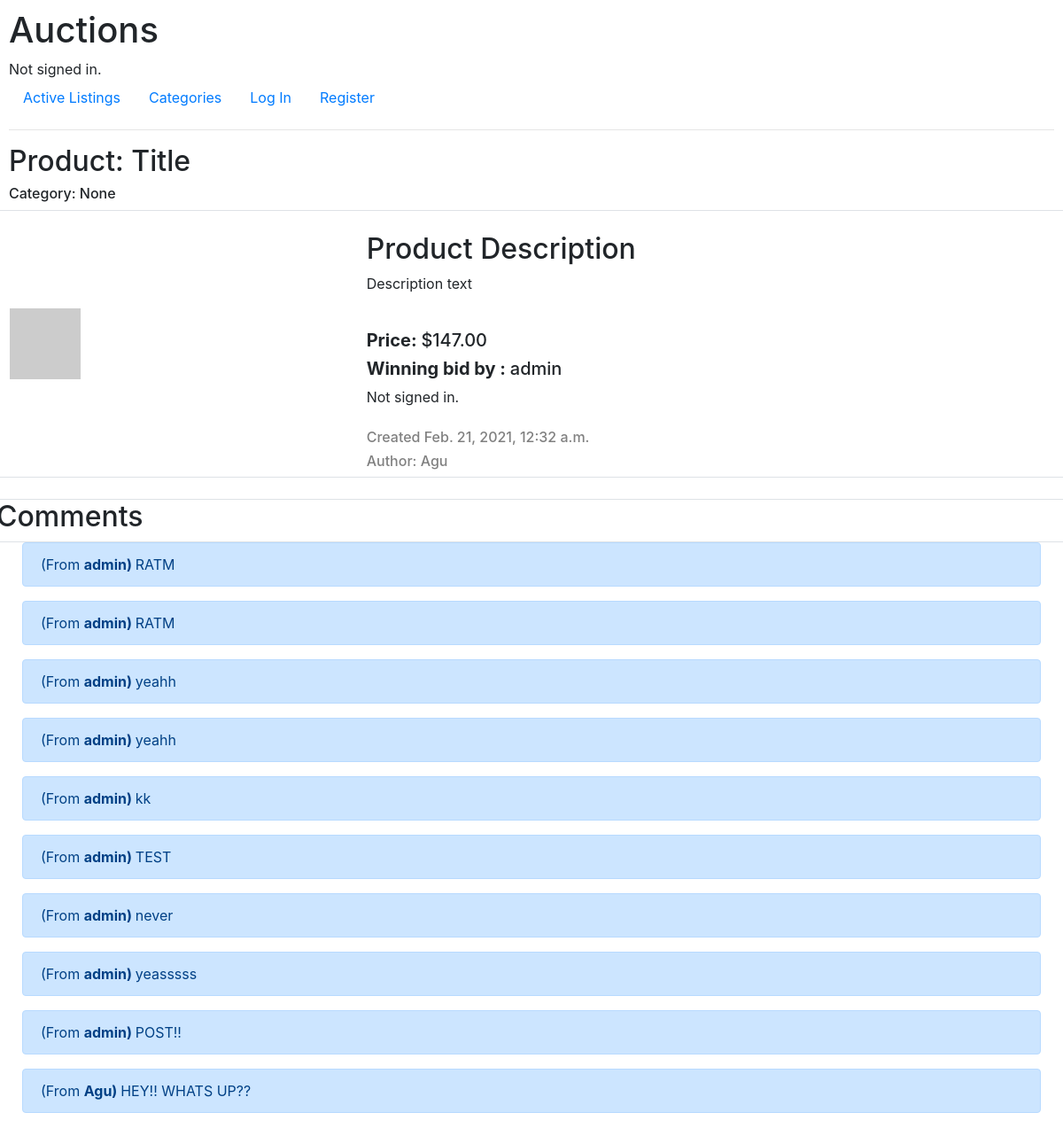
The app's page /listings/1/ with its own data.
### auctions/models.py (models this page shows, shortened)
class AuctionList(models.Model):
    title = models.CharField(max_length=64)
    image_url = models.CharField(max_length=1024)
    description = models.CharField(max_length=256)
    price = models.DecimalField(max_digits=10, decimal_places=2)
    category = models.ForeignKey(
        Category, on_delete=models.CASCADE, null=True, blank=True)
    active = models.BooleanField(blank=True, null=True, default=True)
    creation_datetime = models.DateTimeField(auto_now_add=True)
    author = models.ForeignKey(User, on_delete=models.CASCADE, default=None, related_name="author")
    winner = models.ForeignKey(User, on_delete=models.CASCADE, null=True, blank=True, default=None, related_name="winner")

class User(AbstractUser):
    pass

class Comments(models.Model):
    product = models.ForeignKey(AuctionList, on_delete=models.CASCADE)
    comment = models.CharField(max_length=300)
    commenter = models.ForeignKey(User, on_delete=models.CASCADE)

### auctions/views.py (the view, shortened to what this page needs)
# urls.py: path("listings/<int:product_id>/", views.listing_view, name="listing"),
def listing_view(request, product_id):
    item_to_add = get_object_or_404(AuctionList, pk=product_id)
    comment_posts = Comments.objects.filter(product=product_id) or None
    current_product = AuctionList.objects.get(pk=product_id)
    in_watchlist = False
    in_watchlist = True if (request.user.is_authenticated and Watchlist.objects.filter(user=request.user, product=product_id).exists()) else False
    owner = True if request.user == current_product.author else False
    if request.method == "POST" and request.POST.get("add_watchlist") == "add":
        if Watchlist.objects.filter(user=request.user, product=product_id).exists():
            return render(request, "auctions/product.html", {
                "product": AuctionList.objects.get(id=product_id),
                "in_watchlist": True,
                "comment_posts": comment_posts,
                "owner": owner
            })
        else:
            """ADD THE ITEM """
            user_list, created = Watchlist.objects.get_or_create(user=request.user)
            user_list.product.add(item_to_add)
        return render(request, "auctions/product.html", {
            "product": AuctionList.objects.get(id=product_id),
            "in_watchlist": True,
            "comment_posts": comment_posts,
            "owner": owner
        })
    else:
        return render(request, "auctions/product.html", {
                    "product": AuctionList.objects.get(id=product_id),
                    "in_watchlist": in_watchlist,
                    "comment_posts": comment_posts,
                    "owner": owner
                    })

### auctions/templates/auctions/product.html (shortened to what this page needs)
{% extends "auctions/layout.html" %}
{% block body %}
<h2> Product: {{ product.title }}</h2>
<h6>Category: {{ product.category }}</h6>
<div class="row border border-gray rounded align-items-center ">
    <div class="col-4">
        <img src="{{ product.image_url }}" class="img-fluid" alt="product image">
    </div>
    <div class="col-8">
        <br>
        <h2>Product Description</h2>
        <p> {{ product.description }} </p>
        <br>
        <h5><b>Price: </b>${{ product.price }}</h5>
        <h5><b>Winning bid by : </b>{{ product.winner }}</h5>
        {% if user.is_authenticated %}
        <form method="POST">
            {% csrf_token%}
            <label for="bid">Bid: </label>
            <input type="text" id="bid" name="bid" placeholder="{{ product.price }}">
            <input type="submit" class="btn btn-outline-success btn" value="bid">
        </form>
        {% else %}
        Not signed in.
        {% endif %}
        <br>
        <br>
        <h6 style="color: gray;">Created {{ product.creation_datetime }}</h6>
        <h6 style="color: gray;">Author: {{ product.author }}</h6>
    </div>
</div>
<br>
<div class="row border border-gray rounded align-items-center ">
    <h2>Comments</h2>
    <br>
</div>
<div class="row">
    <div class="col-md">
    <div class="col-md">
        {% for c in comment_posts %}
        <div class="alert alert-primary" role="alert">
            (From <b>{{ c.commenter }}) </b>{{ c.comment }}
        </div>
        {% empty %}
        <p>No comments on this listing</p>
        {% endfor %}
    </div>
</div>
{% endblock %}

### auctions/static/auctions/styles.css (style rules this page uses)
body { padding: 10px; }

### records on screen
AuctionList: title "Title", category "None", description "Description text", price "147.00", winner "admin", creation_datetime "Feb. 21, 2021, 12:32 a.m.", author "Agu"
Comments: commenter "admin", comment "RATM"
Comments: commenter "admin", comment "RATM"
Comments: commenter "admin", comment "yeahh"
Comments: commenter "admin", comment "yeahh"
Comments: commenter "admin", comment "kk"
Comments: commenter "admin", comment "TEST"
Comments: commenter "admin", comment "never"
Comments: commenter "admin", comment "yeasssss"
Comments: commenter "admin", comment "POST!!"
Comments: commenter "Agu", comment "HEY!! WHATS UP??"
